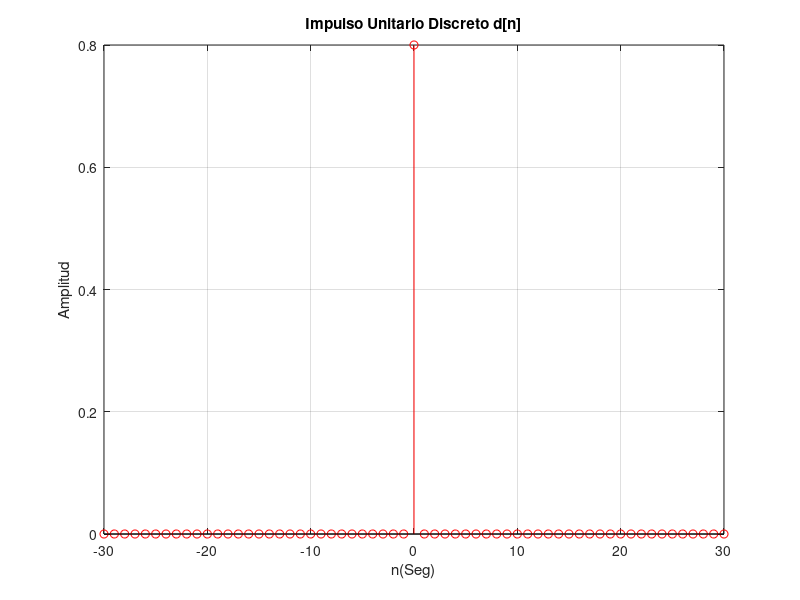

This chart was generated by the following MATLAB code:
nmax=+30; # límite superior de la escala de tiempo
nmin=-30; # límite inferior de la escala de tiempo
nn =nmin:nmax; # Rango de tiempo discreto
# valor de cada muestra en el tiempo discreto
x = [zeros(1, abs(nmin)) 0.8 zeros(1,abs(nmax))];
stem(nn,x,'r');
xlabel('n(Seg)');
ylabel('Amplitud');
title('Impulso Unitario Discreto d[n]');
grid on;
